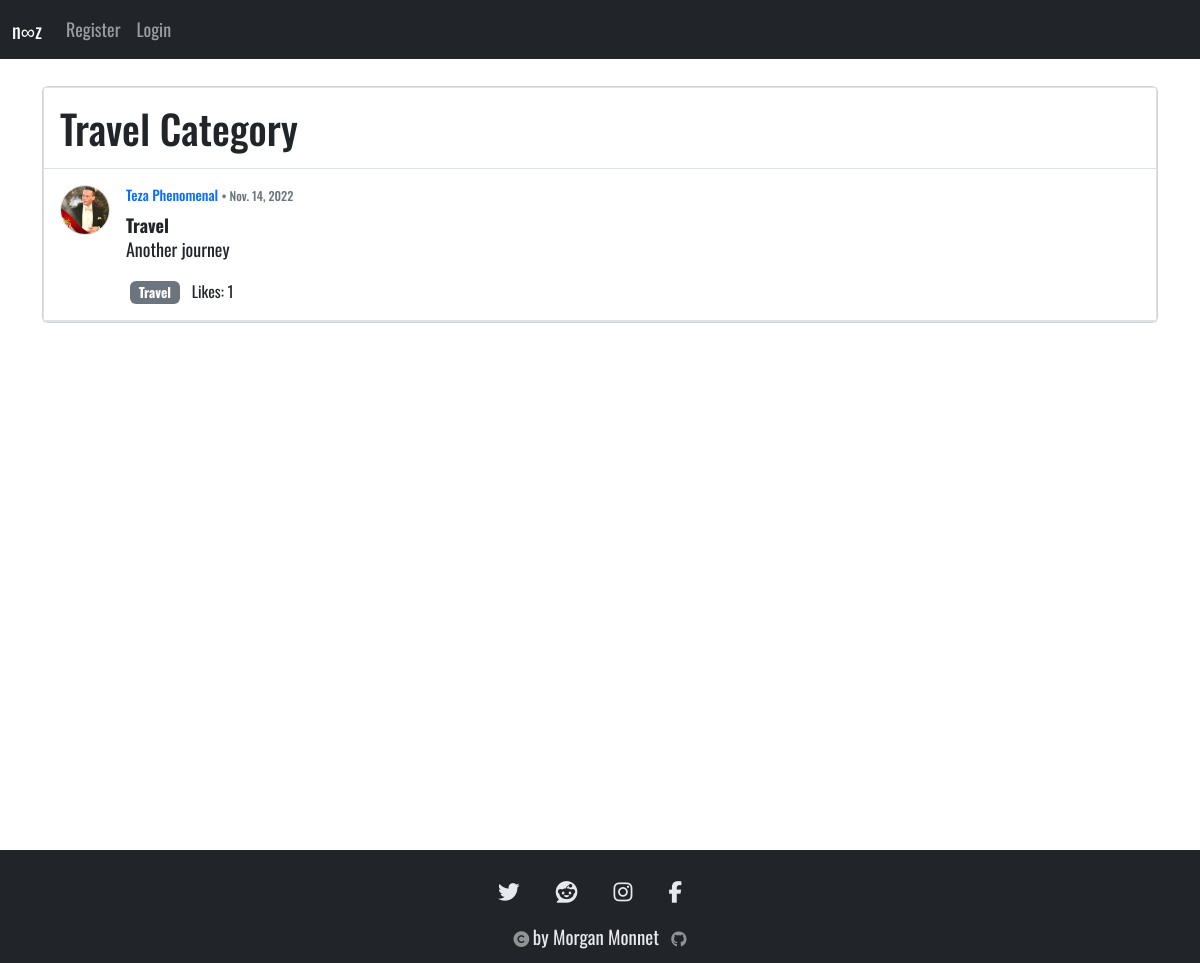
/category/Travel/, run on an earlier commit of the app's database.
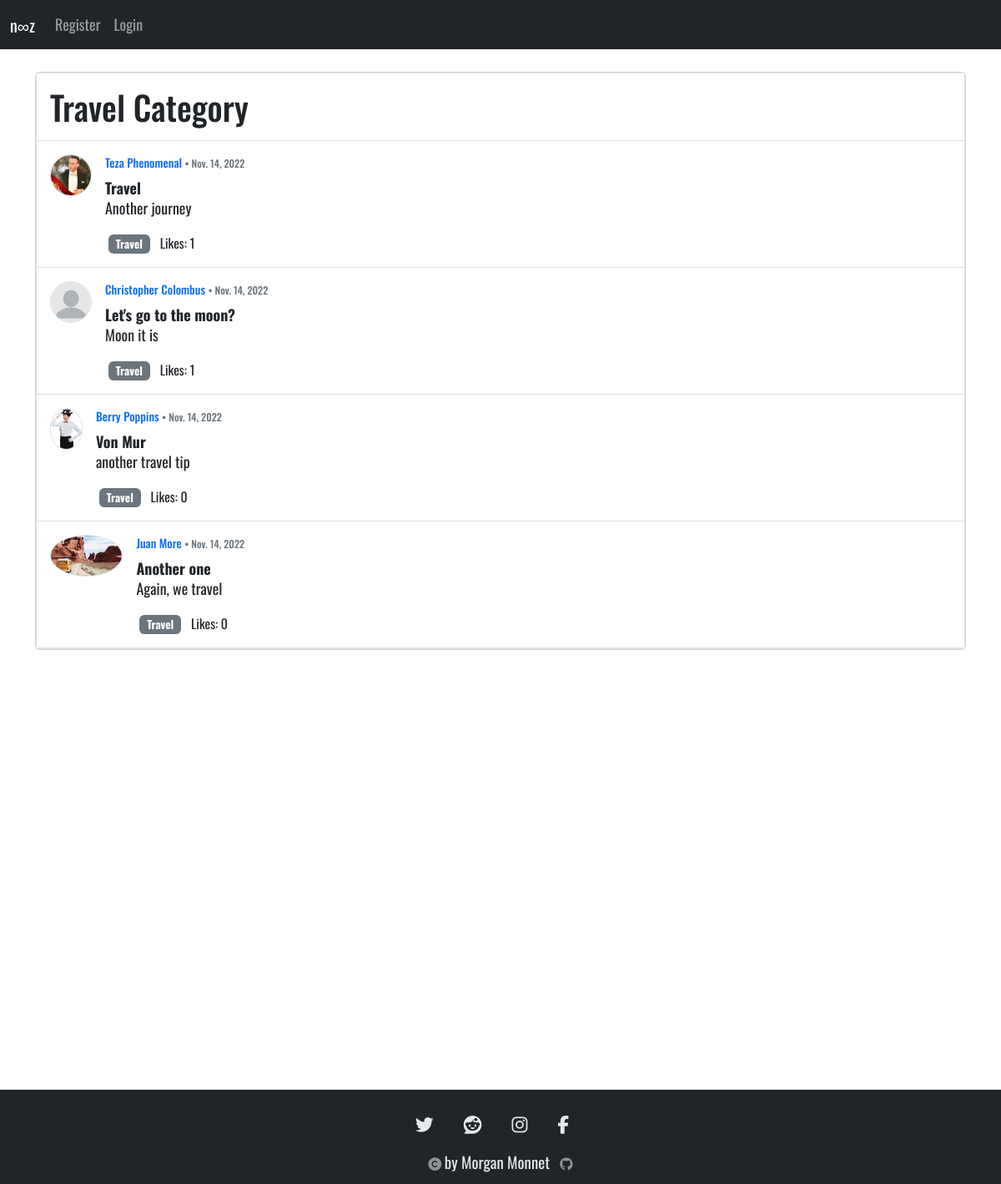
And on a later commit of the database.
### nooz2/models.py (models this page shows, shortened)
class Post(models.Model):
    title = models.CharField(max_length=255)
    title_tag = models.CharField(max_length=255)
    header_image = models.ImageField(null=True, blank=True, upload_to="images/")
    description = models.CharField(max_length=50)
    author = models.ForeignKey(User, on_delete=models.CASCADE)
    body = RichTextField(blank=True, null=True)
    timestamp = models.DateField(auto_now_add=True)
    category = models.CharField(max_length=255, default='News')
    likes = models.ManyToManyField(User, related_name='post_user')
    def total_likes(self):
        return self.likes.count()

class Profile(models.Model):
    user = models.OneToOneField(User, null=True, on_delete=models.CASCADE)
    bio = models.TextField()
    profile_pic = models.ImageField(null=True, blank=True, upload_to="images/profile")
    site_url = models.CharField(max_length=255, null=True, blank=True)
    facebook_url = models.CharField(max_length=255, null=True, blank=True)
    instagram_url = models.CharField(max_length=255, null=True, blank=True)

### nooz2/views.py (the view, shortened to what this page needs)
# urls.py: path('category/<str:cats>/', CategoryView, name="category"),
def CategoryView(request, cats):
    category_posts = Post.objects.filter(category=cats.replace('-', ' '))
    return render(request, 'categories.html', {'cats':cats.title().replace('-', ' '), 'category_posts':category_posts})

### templates/categories.html (shortened to what this page needs)
{% extends 'base.html' %}
{% load static %}
{% block content %}
<br/>
<div class="container">
{% if category_posts %}
<div class="card d-flex justify-content-center">
    <div class="border border-left border-right px-0">
      <div class="p-3 border-bottom">
        <h1 class="d-flex align-items-center mb-0">
            {{ cats }} Category
        </h1>
      </div>
      <div>
        {% for post in category_posts %}
        <div>
          <div class="d-flex p-3 border-bottom">
            {% if post.author.profile.profile_pic %}
            <img src="{{ post.author.profile.profile_pic.url }}" class="rounded-circle border"
              height="50" alt="Avatar" loading="lazy" />
            {% else %}
            <img src="{% static 'images/generic_pic.png' %}" class="rounded-circle border"
            height="50" alt="Avatar" loading="lazy" />
            {% endif %}
            <div class="d-flex w-100 ps-3">
              <div>
                <h6 class="text-body">
                    <small><a href="{% url 'show_profile_page' post.author.profile.id %}">{{ post.author.first_name }} {{ post.author.last_name }}</a>
                    <span class="small text-muted font-weight-normal"> • </span>
                    <span class="small text-muted font-weight-normal">{{ post.timestamp }}</span>
                    </small>
                </h6>
                <div><strong><a href="{% url 'post-detail' post.pk %}" class="link-dark">{{ post.title}}</a></strong></div>
                <p style="line-height: 1.2;">
                    {{ post.description }}
                </p>
                <ul class="list-unstyled d-flex float-start mb-0 pe-xl-5">
                  <li><a href="{% url 'category' post.category|slugify|title %}" class="badge bg-secondary mx-1" style="text-decoration: none">{{ post.category }}</a></li>
                  <li><span class="small ps-2 float-right">Likes: {{ post.total_likes }}</span></li>
                </ul>
              </div>
            </div>
          </div>
        </div>
        {% endfor %}
      </div>
    </div>
  </div>
{% endif %}
</div>
{% endblock %}

What changed in the data, as far as the page shows it:
added Post: author.first_name "Christopher", author.last_name "Colombus", timestamp "Nov. 14, 2022", title "Let's go to the moon?", description "Moon it is", category "Travel", total_likes "1"
added Post: author.profile.profile_pic (picture), author.first_name "Berry", author.last_name "Poppins", timestamp "Nov. 14, 2022", title "Von Mur", description "another travel tip", category "Travel", total_likes "0"
added Post: author.profile.profile_pic (picture), author.first_name "Juan", author.last_name "More", timestamp "Nov. 14, 2022", title "Another one", description "Again, we travel", category "Travel", total_likes "0"
